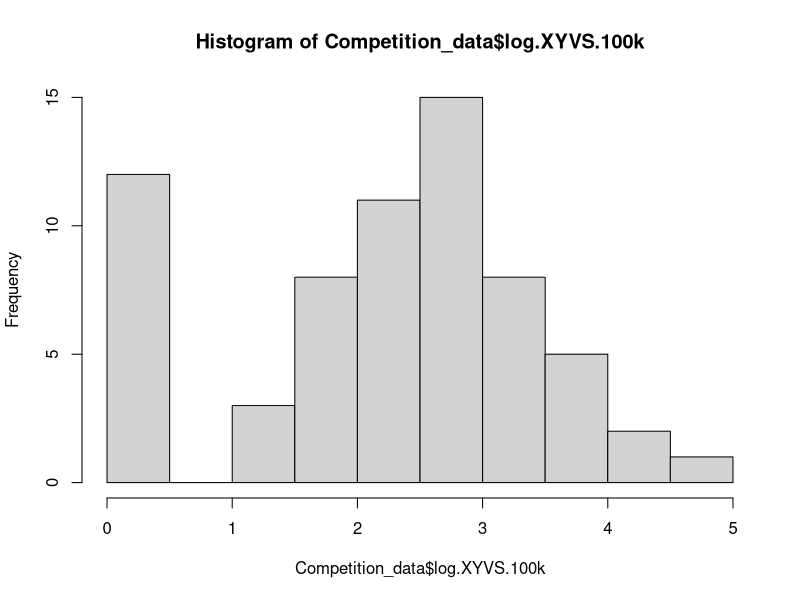
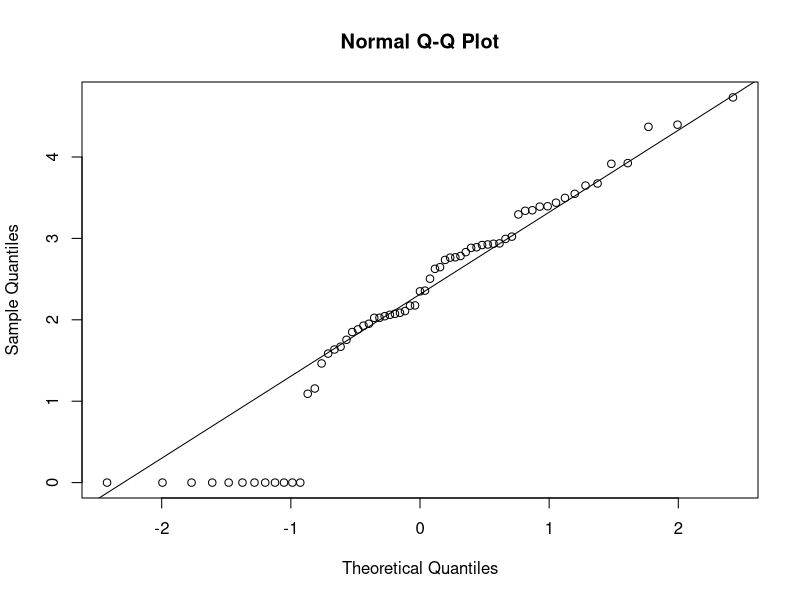
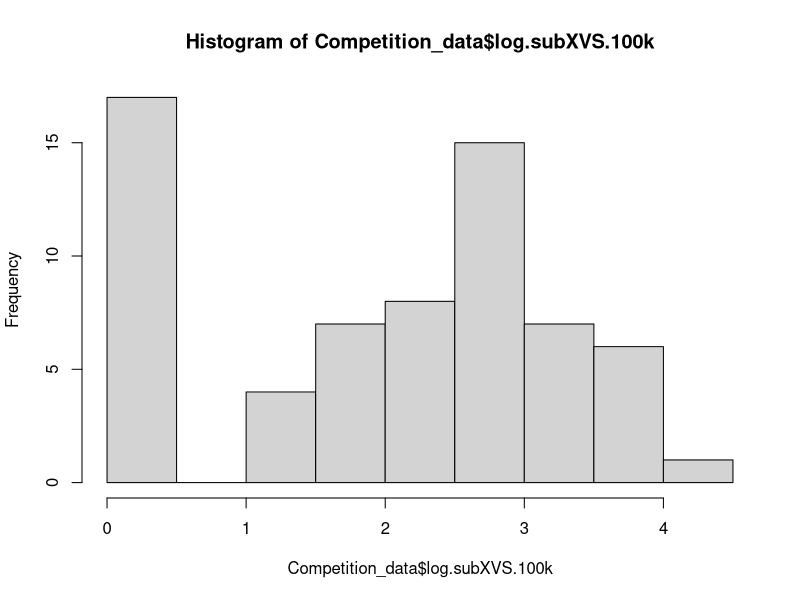
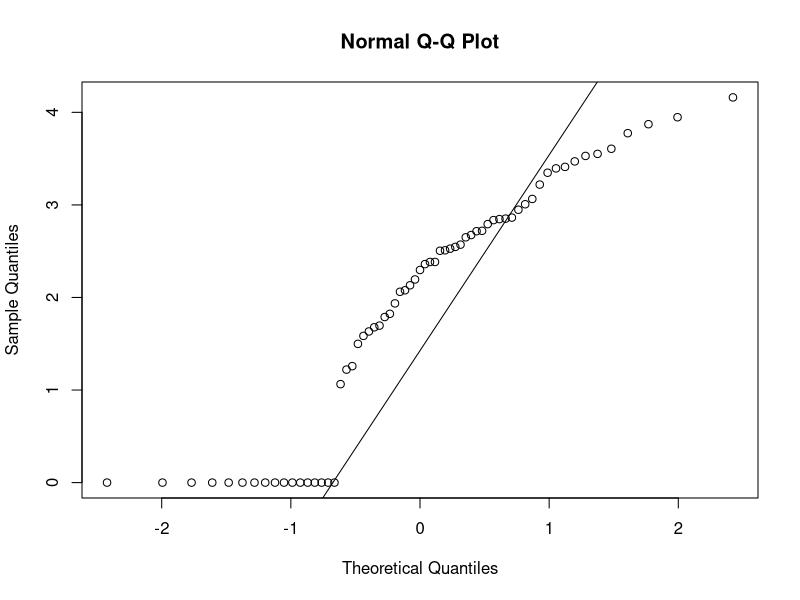
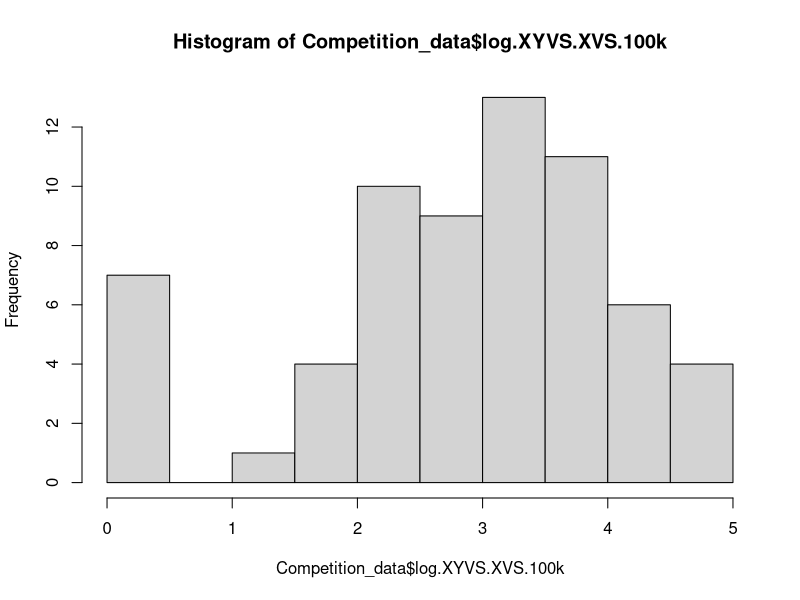
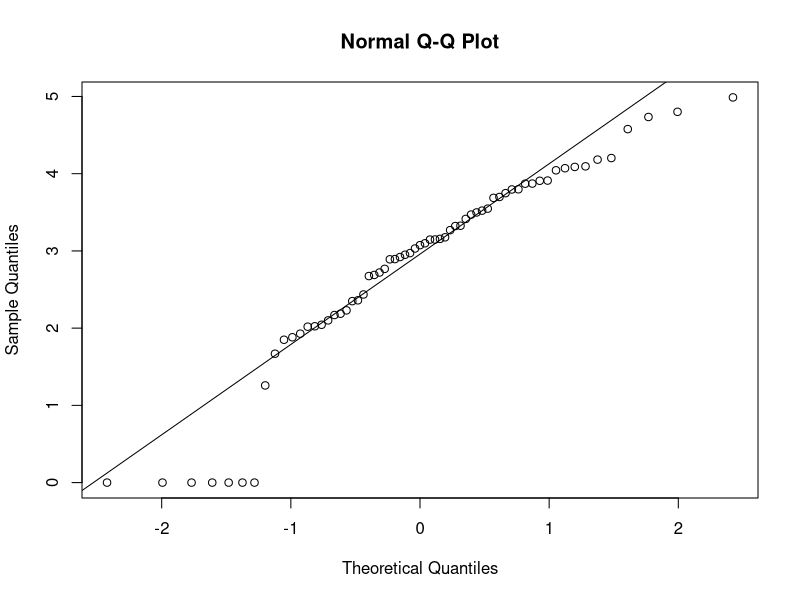
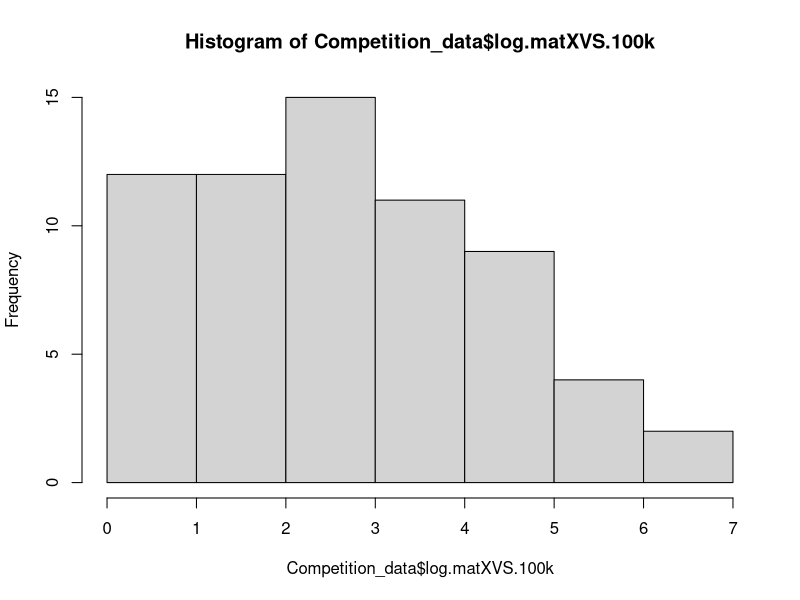
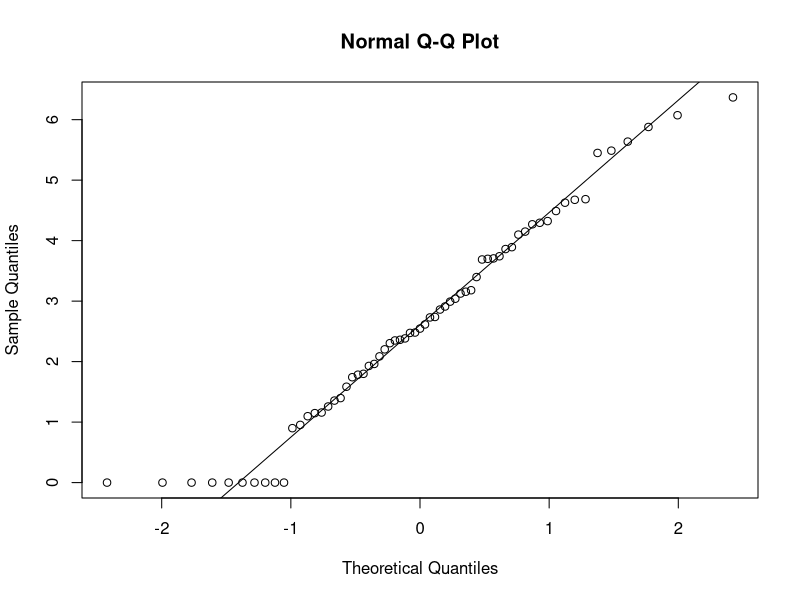

These charts were generated, in order, by the following R code:
setwd("~/Dropbox/Potsdam_2019")
library(ggplot2)

Competition_data <- read.csv("CM_grammar_comparison.csv", header=T)
Competition_data$log.XYVS.100k <-log(Competition_data$mat.XYVS.100k.words+1)
Competition_data$log.subXVS.100k <- log(Competition_data$sub.XVS.100k.Words+1)
Competition_data$log.XYVS.XVS.100k <- log(Competition_data$mat.XYVS.sub.XVS.100k+1)
Competition_data$log.matXVS.100k <- log(Competition_data$Mat.XVS.pron.100k+1)

#These three aren't normally distributed
hist(Competition_data$log.XYVS.100k)
qqnorm(Competition_data$log.XYVS.100k)
qqline(Competition_data$log.XYVS.100k)
shapiro.test(Competition_data$log.XYVS.100k)

hist(Competition_data$log.subXVS.100k)
qqnorm(Competition_data$log.subXVS.100k)
qqline(Competition_data$log.subXVS.100k)
shapiro.test(Competition_data$log.subXVS.100k)

hist(Competition_data$log.XYVS.XVS.100k)
qqnorm(Competition_data$log.XYVS.XVS.100k)
qqline(Competition_data$log.XYVS.XVS.100k)
shapiro.test(Competition_data$log.XYVS.XVS.100k)

#This one, p>0.05 but only just, so let's assume nothing is normally distributed
hist(Competition_data$log.matXVS.100k)
qqnorm(Competition_data$log.matXVS.100k)
qqline(Competition_data$log.matXVS.100k)
shapiro.test(Competition_data$log.matXVS.100k)

# Matrix XYVS correlates with embedded XVS
cor.test(jitter(Competition_data$log.XYVS.100k),jitter(Competition_data$log.subXVS.100k),method = "spearman")

XYVS_subXVS.gg <- ggplot(Competition_data,aes(x=log.XYVS.100k,y=log.subXVS.100k)) +
  geom_point(aes(size=Words)) + 
  xlab("log Matrix XYVS/100k words") +
  ylab("log Embedded XVS/100k words") +
  theme_minimal()

# (Matrix XYVS + embedded XVS) correlates with matrix XVS
cor.test(jitter(Competition_data$log.XYVS.XVS.100k),jitter(Competition_data$log.matXVS.100k),method = "spearman")

CM_matXVS.gg <- ggplot(Competition_data,aes(x=log.XYVS.XVS.100k,y=log.matXVS.100k)) + 
  geom_point(aes(size=Words,color=ifelse(Text %in% c("edincmat","edincmbt","edincmct","genexodt","cmorm","cmbenrul"),"blue","black"))) + 
  xlab("log (Matrix XYVS + embedded XVS)/100k words") +
  ylab("log Matrix XVS/100k words") +
  scale_color_identity() +
  theme_minimal()

CM_matXVS_OEME.gg <- ggplot(Competition_data,aes(x=log.XYVS.XVS.100k,y=log.matXVS.100k)) + 
  geom_point(aes(size=Words,color=ifelse(Year < 1151,"red","blue"))) + 
  xlab("log (Matrix XYVS + embedded XVS)/100k words") +
  ylab("log Matrix XVS/100k words") +
  scale_color_identity() +
  theme_minimal()

OE <- subset(Competition_data,Year < 1151)
OENoZero <- subset(OE,log.XYVS.100k > 0 & log.subXVS.100k > 0)
ME <- subset(Competition_data,Year > 1150)

#### NOW OE ONLY
#### NOTHING CORRELATES WITH ANYTHING, EVEN IF YOU EXCLUDE ZEROS
# Matrix XYVS correlates with embedded XVS
cor.test(jitter(OE$log.XYVS.100k),jitter(OE$log.subXVS.100k),method = "spearman")
cor.test(jitter(OENoZero$log.XYVS.100k),jitter(OENoZero$log.subXVS.100k),method = "spearman")

XYVS_subXVS_OE.gg <- ggplot(OE,aes(x=log.XYVS.100k,y=log.subXVS.100k)) +
  geom_point(aes(size=Words)) + 
  xlab("log Matrix XYVS/100k words") +
  ylab("log Embedded XVS/100k words") +
  theme_minimal()

XYVS_subXVS_OE_NoZero.gg <- ggplot(OENoZero,aes(x=log.XYVS.100k,y=log.subXVS.100k)) +
  geom_point(aes(size=Words)) + 
  xlab("log Matrix XYVS/100k words") +
  ylab("log Embedded XVS/100k words") +
  theme_minimal()

# (Matrix XYVS + embedded XVS) correlates with matrix XVS
cor.test(jitter(OE$log.XYVS.XVS.100k),jitter(OE$log.matXVS.100k),method = "spearman")
cor.test(jitter(OENoZero$log.XYVS.XVS.100k),jitter(OENoZero$log.matXVS.100k),method = "spearman")

CM_matXVS_OE.gg <- ggplot(OE,aes(x=log.XYVS.XVS.100k,y=log.matXVS.100k)) + 
  geom_point(aes(size=Words)) + 
  xlab("log (Matrix XYVS + embedded XVS)/100k words") +
  ylab("log Matrix XVS/100k words") +
  theme_minimal()

CM_matXVS_OE_NoZero.gg <- ggplot(OENoZero,aes(x=log.XYVS.XVS.100k,y=log.matXVS.100k)) + 
  geom_point(aes(size=Words)) + 
  xlab("log (Matrix XYVS + embedded XVS)/100k words") +
  ylab("log Matrix XVS/100k words") +
  theme_minimal()

#### NOW ME ONLY
cor.test(jitter(ME$log.XYVS.100k),jitter(ME$log.subXVS.100k),method = "spearman")

XYVS_subXVS_ME.gg <- ggplot(ME,aes(x=log.XYVS.100k,y=log.subXVS.100k)) +
  geom_point(aes(size=Words)) + 
  xlab("log Matrix XYVS/100k words") +
  ylab("log Embedded XVS/100k words") +
  theme_minimal()

# (Matrix XYVS + embedded XVS) correlates with matrix XVS
cor.test(jitter(ME$log.XYVS.XVS.100k),jitter(ME$log.matXVS.100k),method = "spearman")

CM_matXVS_ME.gg <- ggplot(ME,aes(x=log.XYVS.XVS.100k,y=log.matXVS.100k)) + 
  geom_point(aes(size=Words)) + 
  xlab("log (Matrix XYVS + embedded XVS)/100k words") +
  ylab("log Matrix XVS/100k words") +
  theme_minimal()

######################################################

#### Loss of V2

LateME <- subset(Competition_data,Year > 1250)
LateME$InvRate_fullNP <- LateME$PPVS.fullNP/(LateME$PPVS.fullNP+LateME$PPSV.fullNP)
LateME$InvRate_all <- (LateME$PPVS.fullNP + LateME$PPVS.pronoun)/(LateME$PPVS.fullNP+LateME$PPSV.fullNP+LateME$PPVS.pronoun+LateME$PPSV.pronoun)

# Both normally distributed, so not log-transforming
#I'm going to use full NPs only.  Because pronouns basically never invert.

cor.test(jitter(LateME$InvRate_fullNP),jitter(LateME$log.XYVS.XVS.100k),method="spearman")
LossOfV2.gg <- ggplot(LateME,aes(x=InvRate_fullNP,y=log.XYVS.XVS.100k)) +
  geom_point(aes(size=Words,col = ifelse(Text %in% c("edincmat","edincmbt","edincmct","cmbenrul","genexodt"),"blue","black"))) +
  scale_color_identity() +
  xlab("Rate of verb-second with initial PP + full NP subject") +
  ylab("log (Matrix XYVS + embedded XVS)/100k words") +
  theme_minimal()

# Spit out pdfs
pdf("XYVS_subXVS.pdf",width = 8,height = 5)
XYVS_subXVS.gg
dev.off()

pdf("CM_matXVS.pdf",width = 8,height = 5)
CM_matXVS.gg
dev.off()

pdf("XYVS_subXVS_OE.pdf",width = 8,height = 5)
XYVS_subXVS_OE.gg
dev.off()

pdf("CM_matXVS_OE.pdf",width = 8,height = 5)
CM_matXVS_OE.gg
dev.off()

pdf("CM_matXVS_OEME.pdf",width = 8,height = 5)
CM_matXVS_OEME.gg
dev.off()

pdf("XYVS_subXVS_OE_NoZero.pdf",width = 8,height = 5)
XYVS_subXVS_OE.gg
dev.off()

pdf("CM_matXVS_OE_NoZero.pdf",width = 8,height = 5)
CM_matXVS_OE.gg
dev.off()

pdf("XYVS_subXVS_ME.pdf",width = 8,height = 5)
XYVS_subXVS_ME.gg
dev.off()

pdf("CM_matXVS_ME.pdf",width = 8,height = 5)
CM_matXVS_ME.gg
dev.off()

pdf("LossOfV2.pdf", width = 8, height = 5)
LossOfV2.gg
dev.off()


